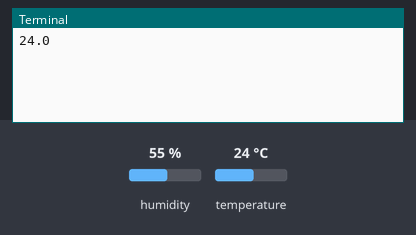
Simulated run of this program. Board: Raspberry Pi (BCM pin numbers). Shown: the last lines printed to the terminal. The inputs (shaded band) are chosen by the test bench; at power-on: temperature 24 °C, humidity 55 %.

Above: at 1.2 s.
1.3 s: temperature set to 12 °C
At 4.1 s:
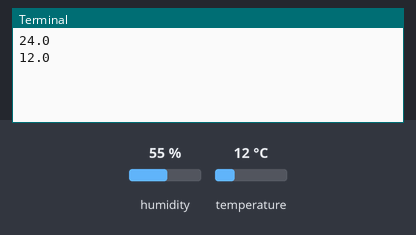
4.7 s: temperature set to 19 °C
At 6.9 s:
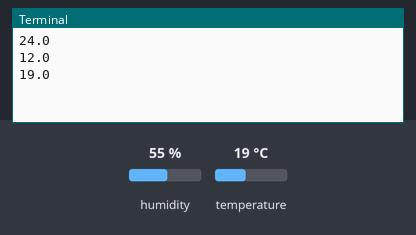
Timing chart, 0 to 8.4 s (numbered marks = the images above; inputs shaded):
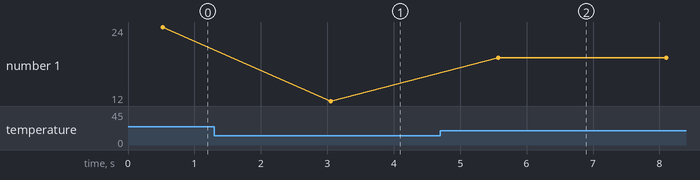

Measured:
- after the input at 1.3 s, the terminal: prints a new line after 1.8 s (image 1)
- after the input at 4.7 s, the terminal: prints a new line after 0.88 s (image 2)
- plotted number 1: 24 → 12 after the input at 1.3 s, 12 → 19 after the input at 4.7 s

The program:

temperatura.py
```python
import RPi.GPIO as GPIO
import Adafruit_DHT
import time

'''
GPIO.setwarnings(false)
GPIO.setmode(GPIO.BCM)
GPIO.cleanup

instance = dht11.DHT11(pin = 18)
result = instance.read();

if (result.isValid()):
    printf("Temperatura: " +result.temperature)
'''

sensor = Adafruit_DHT.DHT11
gpio = 18

for i in range(0, 100):
    humidity, temperature = Adafruit_DHT.read_retry(sensor, gpio)

    if humidity is not None and temperature is not None:
        #print('Temperatura: {0:0.3f} stopni, Wilgotnosc: {1:0.3f}%'.format(temperature, humidity))
        print(temperature)
    else:
        print('Przypal')

    time.sleep(2)
```
